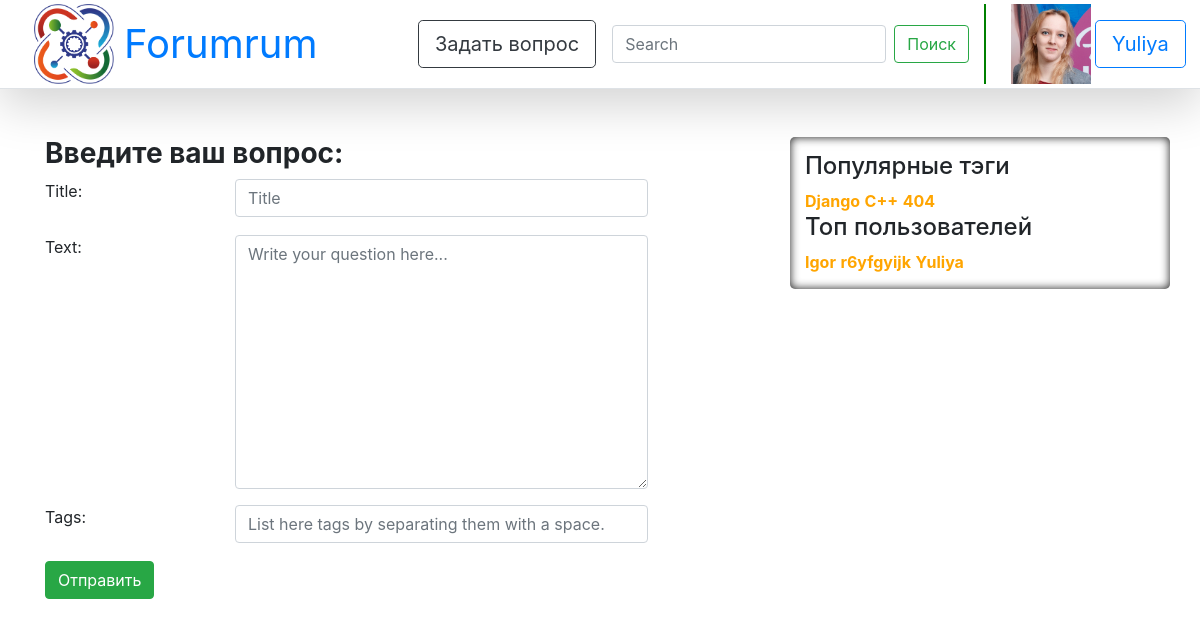
The page /ask (signed in) on the database its author committed.
### question/models.py (models this page shows)
class User(AbstractUser):
    upload = models.ImageField(default="default/default_avatar.png", upload_to="uploads/%Y/%m/%d/",
                               verbose_name="User's Avatar")
    registration_date = models.DateTimeField(default=timezone.now, verbose_name="User's Registration Date")
    rating = models.IntegerField(default=0, verbose_name="User's Rating")
    objects = UserManager()
    def __str__(self):
        return self.username

class Tag(models.Model):
    name = models.CharField(max_length=20, default="404", verbose_name="Question's Tag")
    objects = TagManager()
    def __str__(self):
        return self.name

### question/views.py (the view)
# urls.py: path('ask', views.ask, name='ask'),
@login_required(login_url='login')
def ask(request):
    if request.method == 'POST':
        form = AskForm(request.POST)
        if form.is_valid():
            qu = Question.objects.create(author=request.user,
                                         date=timezone.now(),
                                         is_active=True,
                                         title=form.cleaned_data['title'],
                                         text=form.cleaned_data['text'])
            qu.save()
            for tagTitle in form.cleaned_data['tags'].split():
                tag = Tag.objects.get_or_create(name=tagTitle)[0]
                qu.tags.add(tag)
                qu.save()
            return redirect('/question/{}/'.format(qu.id))
    else:
        form = AskForm()
    return render(request, 'new_question.html', {
        'form': form,
        'tags': paginate(request, Tag.objects.hottest()),
        'users': paginate(request, User.objects.by_rating()),
    })

### question/forms.py (shortened to what this page needs)
class AskForm(forms.ModelForm):
    title = forms.CharField(validators=[text_validator], widget=forms.TextInput(attrs={
        'class': 'form-control',
        'maxlength': 100,
        'minlength': 5,
        'placeholder': 'Title'}))
    text = forms.CharField(validators=[text_validator], widget=forms.Textarea(attrs={
        'class': 'form-control',
        'minlength': 5,
        'placeholder': 'Write your question here...'}))
    tags = forms.CharField(required=False, validators=[text_validator], widget=forms.TextInput(attrs={
        'class': 'form-control',
        'placeholder': 'List here tags by separating them with a space.'}))
    class Meta:
        model = Question
        fields = ['title', 'text', 'tags']

### question/managers.py (called while the page is built)
    def by_rating(self):
        return self.order_by('-rating')

    def hottest(self):
        return self.annotate(question_count=Count('questions')).order_by('-question_count')

### question/views.py (called while the page is built)
def paginate(request, objects_list):
    paginator = Paginator(objects_list, 3)
    page = request.GET.get('page')
    try:
        objects = paginator.page(page)
    except PageNotAnInteger:
        objects = paginator.page(1)
    except EmptyPage:
        objects = paginator.page(paginator.num_pages)
    return objects

### templates/new_question.html (shortened to what this page needs)
{% extends "base.html" %}
{% block content %}
    <h3><b>Введите ваш вопрос:</b></h3>
    <form class="form-horizontal" action="{{ request.path }}" method="post">
        {% for field in form %}
            <div class="row mb-3">
                <div class="col-md-3">
                    <label>{{ field.label_tag }}</label>
                </div>
                <div class="col-md-7">
                    {{ field }}
                </div>
            </div>
        {% endfor %}
        <div class="form-group">
            <input type="submit" value="Отправить" class="btn btn-success"/>
        </div>
    </form>
{% endblock %}

### templates/base.html (shortened to what this page needs)
{% load static %}
<!DOCTYPE html>
<html lang="ru">
<head>
    <link rel="stylesheet" href="{% static "css/bootstrap.min.css" %}">
    <link rel="stylesheet" href="{% static "css/askk.css" %}">
</head>
<body>
{% block navbar %}
    {% include "navbar.html" %}
{% endblock %}
<main role="main" class="container">
    <div class="row">
        <div class="col-8">
            {% block content %}
            {% endblock %}
        </div>
        <div class="col-4 sidebar">
            <h4>Популярные тэги</h4>
            {% for t in tags %}
                <a class="tagss" href="{% url 'tag' t.name %}">{{ t }}</a>
            {% endfor %}
            <h4>Топ пользователей</h4>
            {% for u in users %}
                <a  class="tagss" href="{% url 'profile' u.username %}">{{ u }}</a>
            {% endfor %}
        </div>
    </div>
</main>
</body>
</html>

### templates/navbar.html
{% load static %}
{% block navbar %}
    <div class="col-12 d-flex flex-column flex-md-row align-items-center p-1 px-md-4 mb-5 bg-white border-bottom shadow-lg">
        <img src={% static "img/Logo.png" %} alt="" class="logo">
        <h1 class="my-0 mr-md-auto font-weight-normal">
            <a href="{% url 'home' %}">Forumrum</a>
        </h1>
        <nav class="my-2 my-md-0 mr-md-3">
            <a class="btn btn-outline-dark btn-lg" href="{% url 'ask' %}" role="button">Задать вопрос</a>
        </nav>
        <form class="form-inline mt-2 mt-md-0">
            <input class="form-control mr-sm-2" type="text" placeholder="Search" aria-label="Search">
            <button class="btn btn-outline-success my-2 my-sm-0" type="submit">Поиск</button>
        </form>
        {% if user.is_authenticated %}
            <div class="col-1 left_line">
                <img class="logo" src="{{ MEDIA_URL }}{{ user.upload }}" alt="">
            </div>
            <div class="col-1">
                <a class="btn btn-outline-primary btn-lg"
                   href="{% url 'profile' user.username %}">{{ user.username }}</a>
            </div>
        {% else %}
            <a class="col-2 btn btn-outline-primary my_btn btn-lg" href="{% url 'login' %}">Вход</a>
        {% endif %}
    </div>
{% endblock %}

### static/css/askk.css (style rules this page uses)
.tagss { font-size: 16px; font-weight: bold; color: orange; }
.left_line { border-left-width: 2px; border-left-style: solid; border-color: green; padding-left: 15px; margin-left: 15px; }
.logo { margin-right: 10px; margin-left: 10px; position: relative; width: 80px; height: 80px; }
html { position: relative; min-height: 100%; }
body { margin-bottom: 60px; }
.sidebar { box-shadow: inset 0px 0px 10px rgba(0, 0, 0, 0.9); border-radius: 5px; padding: 15px; height: 80%; }
body > .container { padding: 0px 15px 0; }

### rows shown on the page
User: upload (picture), username "Yuliya"
Tag: name "Django"
Tag: name "С++"
Tag: name "404"
User: username "Igor"
User: username "r6yfgyijk"

### other values the page prints
{{ field.label_tag }} "Title:" "Text:" "Tags:"
